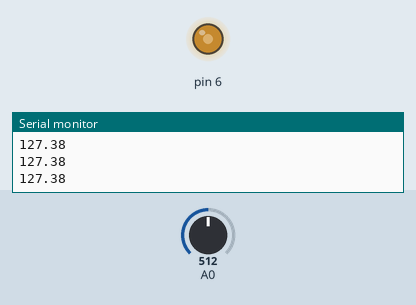
The sketch below on a simulated Arduino Uno, built with avr-gcc and run on an emulated ATmega328P. On the bench: output pins drawn as LEDs (lit = HIGH), the last lines printed to the serial monitor. The test bench sets the inputs (shaded band); at power-on: A0 = 512.

Above: at 0.8 s.
0.9 s: A0 set to 306
At 1.6 s:
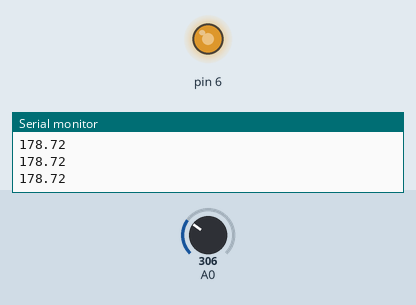
2.4 s: A0 set to 122
At 2.9 s:
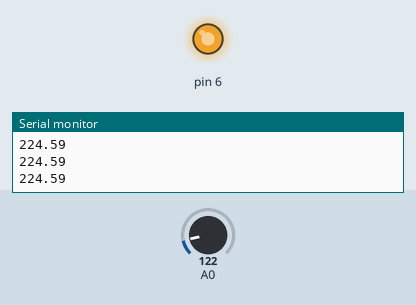
3.9 s: A0 set to 900
At 5.1 s:
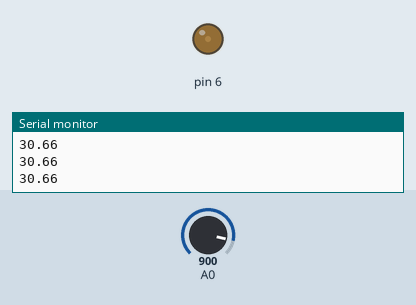
5.4 s: A0 set to 1023
At 6.2 s:
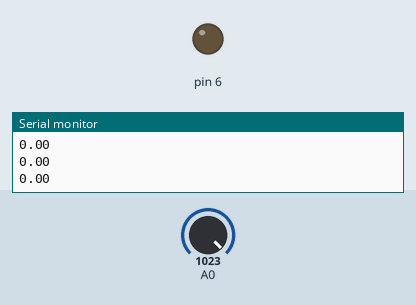
6.9 s: A0 set to 511
At 7.4 s:
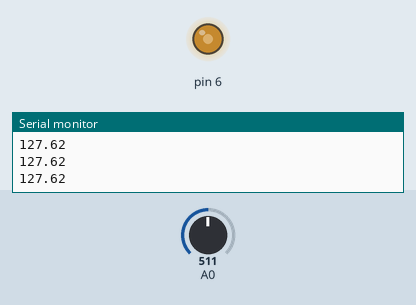
Timing chart, 0 to 9.4 s (numbered marks = the images above; inputs shaded):
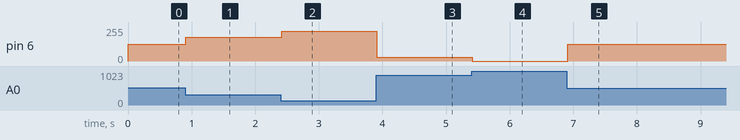

The sketch:

ConversorAD2.ino
```cpp
int main()
{
  TCCR0A |= (1 << COM0A1) | (1 << WGM01) | (1 << WGM00);
  TCCR0B |= (1 << CS00);
  u16 adc_result0, adc_result1;
  float tensao;
  ADC_init(); // Inicializa ADC
  OCR0A = 0;
  DDRD |= (1 << PD6);
  Serial.begin(9600);
  while (1)
  {
    adc_result0 = ADC_read(ADC0D); // lê o valor do ADC0 = PC0
    //tensao = (adc_result0/1023.0)*255;
    tensao = 255-((adc_result0/1023.0)*255);
    Serial.println(tensao);
    OCR0A = tensao;
  }
}

void ADC_init(void)
{
  ADMUX = (1 << REFS0);
  ADCSRA = (1 << ADEN) | (1 << ADPS2) | (1 << ADPS1) | (1 << ADPS0);
}

int ADC_read(u8 ch)
{
  char i;
  int ADC_temp = 0;
  int ADC_read = 0;

  ch &= 0x07;
  ADMUX = (ADMUX & 0xF8) | ch;
  ADCSRA |= (1 << ADSC);
  while (!(ADCSRA & (1 << ADIF)));

  for (i = 0; i < 8; i++)
  {
    ADCSRA |= (1 << ADSC);
    while (!(ADCSRA & (1 << ADIF)));
    ADC_temp = ADCL;
    ADC_temp += (ADCH << 8);
    ADC_read += ADC_temp;
  }
  ADC_read = ADC_read >> 3;
  return ADC_read;
}
```

Measured:
- after the input at 0.9 s, pin 6: 127/255 → 178/255 at once
- after the input at 2.4 s, pin 6: 178/255 → 224/255 at once
- after the input at 3.9 s, pin 6: 224/255 → 30/255 at once
- after the input at 5.4 s, pin 6: 30/255 → 0/255 at once
- after the input at 6.9 s, pin 6: 0/255 → 127/255 at once
